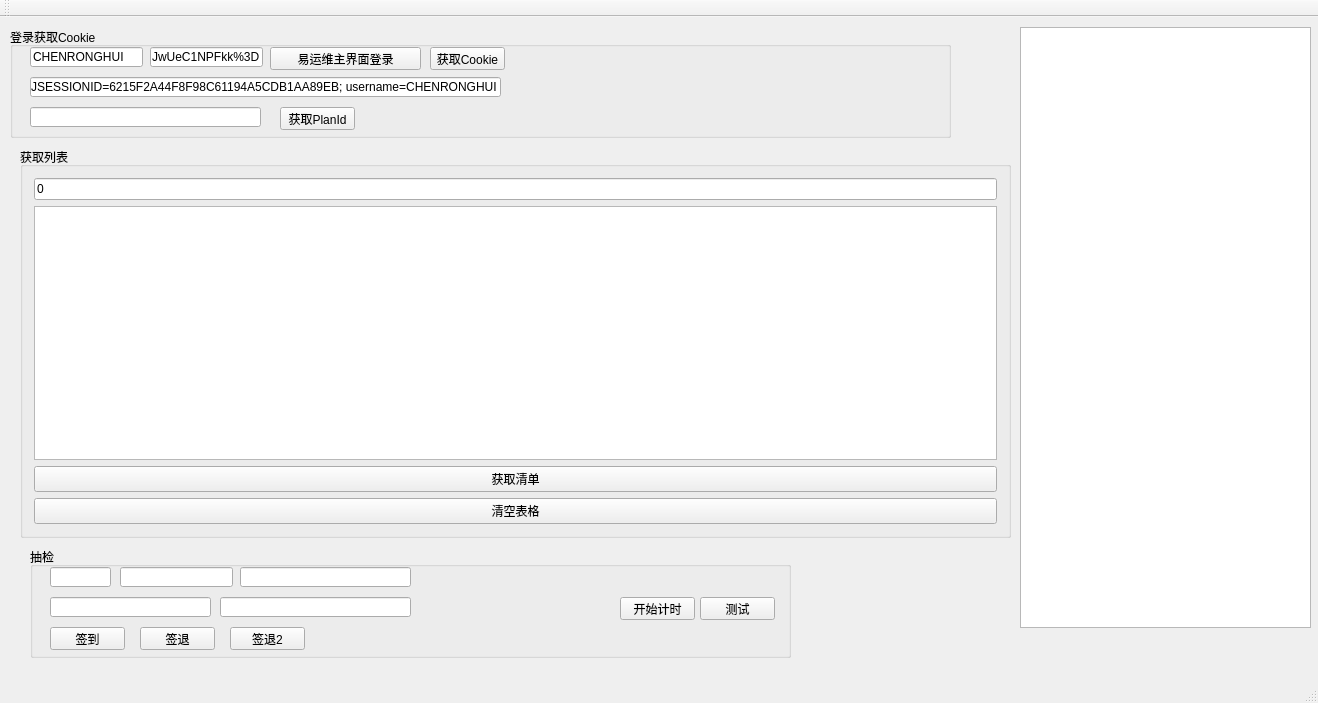
<?xml version="1.0" encoding="UTF-8"?>
<ui version="4.0">
 <class>MainWindow</class>
 <widget class="QMainWindow" name="MainWindow">
  <property name="geometry">
   <rect>
    <x>0</x>
    <y>0</y>
    <width>1318</width>
    <height>703</height>
   </rect>
  </property>
  <property name="windowTitle">
   <string>MainWindow</string>
  </property>
  <widget class="QWidget" name="centralWidget">
   <widget class="QGroupBox" name="groupBox">
    <property name="geometry">
     <rect>
      <x>20</x>
      <y>130</y>
      <width>991</width>
      <height>391</height>
     </rect>
    </property>
    <property name="title">
     <string>获取列表</string>
    </property>
    <layout class="QVBoxLayout" name="verticalLayout">
     <item>
      <widget class="QLineEdit" name="pageIndexEdit">
       <property name="text">
        <string>0</string>
       </property>
      </widget>
     </item>
     <item>
      <widget class="QTableView" name="site_table"/>
     </item>
     <item>
      <widget class="QPushButton" name="getSiteListBtn">
       <property name="text">
        <string>获取清单</string>
       </property>
      </widget>
     </item>
     <item>
      <widget class="QPushButton" name="clearSiteTableBtn">
       <property name="text">
        <string>清空表格</string>
       </property>
      </widget>
     </item>
    </layout>
   </widget>
   <widget class="QGroupBox" name="groupBox_2">
    <property name="geometry">
     <rect>
      <x>10</x>
      <y>10</y>
      <width>941</width>
      <height>111</height>
     </rect>
    </property>
    <property name="title">
     <string>登录获取Cookie</string>
    </property>
    <widget class="QPushButton" name="loginBtn">
     <property name="geometry">
      <rect>
       <x>260</x>
       <y>20</y>
       <width>151</width>
       <height>23</height>
      </rect>
     </property>
     <property name="text">
      <string>易运维主界面登录</string>
     </property>
    </widget>
    <widget class="QLineEdit" name="cookieEdit">
     <property name="geometry">
      <rect>
       <x>20</x>
       <y>50</y>
       <width>471</width>
       <height>20</height>
      </rect>
     </property>
     <property name="text">
      <string>JSESSIONID=6215F2A44F8F98C61194A5CDB1AA89EB; username=CHENRONGHUI</string>
     </property>
    </widget>
    <widget class="QPushButton" name="getCookieBtn">
     <property name="geometry">
      <rect>
       <x>420</x>
       <y>20</y>
       <width>75</width>
       <height>23</height>
      </rect>
     </property>
     <property name="text">
      <string>获取Cookie</string>
     </property>
    </widget>
    <widget class="QLineEdit" name="planIdEdit">
     <property name="geometry">
      <rect>
       <x>20</x>
       <y>80</y>
       <width>231</width>
       <height>20</height>
      </rect>
     </property>
     <property name="text">
      <string/>
     </property>
    </widget>
    <widget class="QPushButton" name="getPlanIdBtn">
     <property name="geometry">
      <rect>
       <x>270</x>
       <y>80</y>
       <width>75</width>
       <height>23</height>
      </rect>
     </property>
     <property name="text">
      <string>获取PlanId</string>
     </property>
    </widget>
    <widget class="QLineEdit" name="userName">
     <property name="geometry">
      <rect>
       <x>20</x>
       <y>20</y>
       <width>113</width>
       <height>20</height>
      </rect>
     </property>
     <property name="text">
      <string>CHENRONGHUI</string>
     </property>
    </widget>
    <widget class="QLineEdit" name="userPwd">
     <property name="geometry">
      <rect>
       <x>140</x>
       <y>20</y>
       <width>113</width>
       <height>20</height>
      </rect>
     </property>
     <property name="text">
      <string>JwUeC1NPFkk%3D</string>
     </property>
    </widget>
   </widget>
   <widget class="QGroupBox" name="groupBox_3">
    <property name="geometry">
     <rect>
      <x>30</x>
      <y>530</y>
      <width>761</width>
      <height>111</height>
     </rect>
    </property>
    <property name="title">
     <string>抽检</string>
    </property>
    <widget class="QPushButton" name="SignBtn">
     <property name="geometry">
      <rect>
       <x>20</x>
       <y>80</y>
       <width>75</width>
       <height>23</height>
      </rect>
     </property>
     <property name="text">
      <string>签到</string>
     </property>
    </widget>
    <widget class="QPushButton" name="testBtn">
     <property name="geometry">
      <rect>
       <x>670</x>
       <y>50</y>
       <width>75</width>
       <height>23</height>
      </rect>
     </property>
     <property name="text">
      <string>测试</string>
     </property>
    </widget>
    <widget class="QLineEdit" name="resIdEdit">
     <property name="geometry">
      <rect>
       <x>90</x>
       <y>20</y>
       <width>113</width>
       <height>20</height>
      </rect>
     </property>
    </widget>
    <widget class="QLineEdit" name="longitudeEdit">
     <property name="geometry">
      <rect>
       <x>20</x>
       <y>50</y>
       <width>161</width>
       <height>20</height>
      </rect>
     </property>
    </widget>
    <widget class="QLineEdit" name="latitudeEdit">
     <property name="geometry">
      <rect>
       <x>190</x>
       <y>50</y>
       <width>191</width>
       <height>20</height>
      </rect>
     </property>
    </widget>
    <widget class="QPushButton" name="checkSignBtn">
     <property name="geometry">
      <rect>
       <x>110</x>
       <y>80</y>
       <width>75</width>
       <height>23</height>
      </rect>
     </property>
     <property name="text">
      <string>签退</string>
     </property>
    </widget>
    <widget class="QPushButton" name="checkSignBtn2">
     <property name="geometry">
      <rect>
       <x>200</x>
       <y>80</y>
       <width>75</width>
       <height>23</height>
      </rect>
     </property>
     <property name="text">
      <string>签退2</string>
     </property>
    </widget>
    <widget class="QPushButton" name="timeStartBtn">
     <property name="geometry">
      <rect>
       <x>590</x>
       <y>50</y>
       <width>75</width>
       <height>23</height>
      </rect>
     </property>
     <property name="text">
      <string>开始计时</string>
     </property>
    </widget>
    <widget class="QLineEdit" name="siteNameEdit">
     <property name="geometry">
      <rect>
       <x>210</x>
       <y>20</y>
       <width>171</width>
       <height>20</height>
      </rect>
     </property>
    </widget>
    <widget class="QLineEdit" name="tableIndexEdit">
     <property name="geometry">
      <rect>
       <x>20</x>
       <y>20</y>
       <width>61</width>
       <height>20</height>
      </rect>
     </property>
    </widget>
   </widget>
   <widget class="QTextEdit" name="console_edit">
    <property name="geometry">
     <rect>
      <x>1020</x>
      <y>10</y>
      <width>291</width>
      <height>601</height>
     </rect>
    </property>
   </widget>
  </widget>
  <widget class="QMenuBar" name="menuBar">
   <property name="geometry">
    <rect>
     <x>0</x>
     <y>0</y>
     <width>1318</width>
     <height>23</height>
    </rect>
   </property>
  </widget>
  <widget class="QToolBar" name="mainToolBar">
   <attribute name="toolBarArea">
    <enum>TopToolBarArea</enum>
   </attribute>
   <attribute name="toolBarBreak">
    <bool>false</bool>
   </attribute>
  </widget>
  <widget class="QStatusBar" name="statusBar"/>
 </widget>
 <layoutdefault spacing="6" margin="11"/>
 <resources/>
 <connections/>
</ui>
